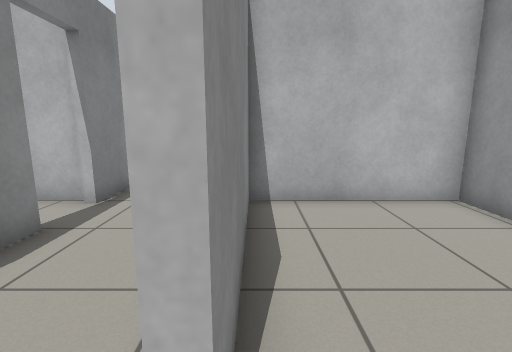
View 1 (above)

21 first-person views from a walk through a Gazebo world. The camera is 0.94 m above the floor, tilts 10° down and sees 85° across. The floor is counted in squares, 0.5 m on a side. Each view is taken from the middle of a square. On the plan, view 1 faces up. The plan holds only what a view shows up to about 16 squares ahead; the rest is blank. The place goes on beyond the plan.

View 2
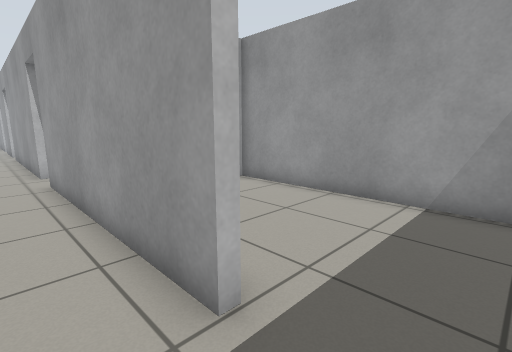

View 3
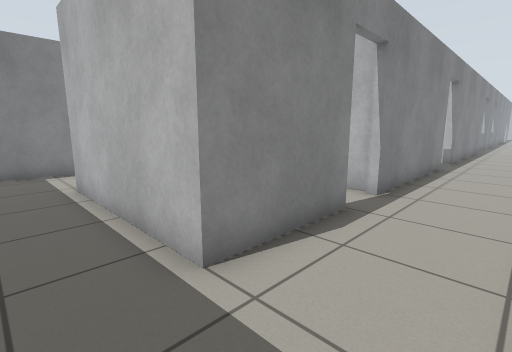

View 4
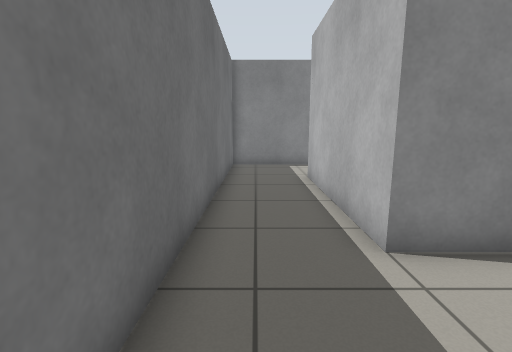

View 5
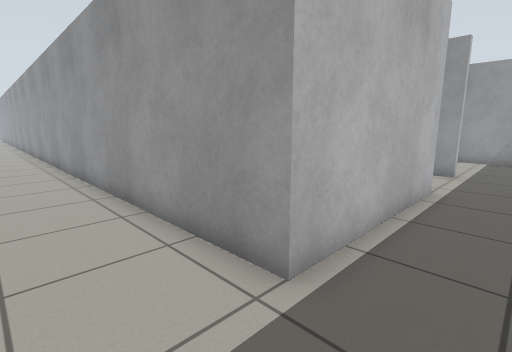

View 6
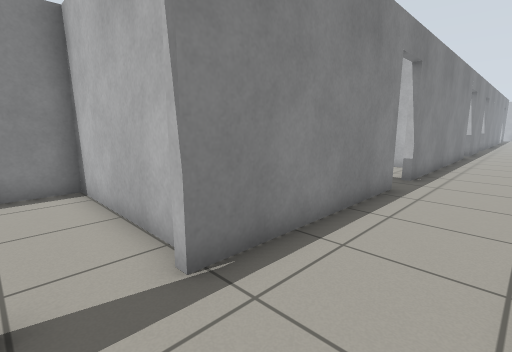

View 7
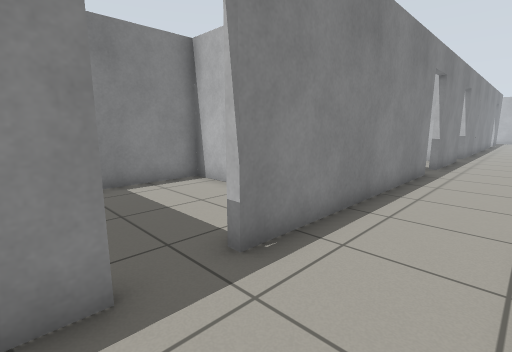

View 8
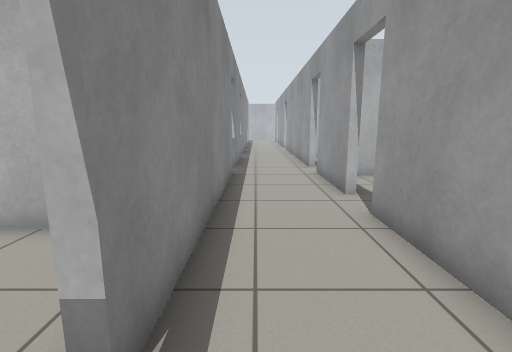

View 9
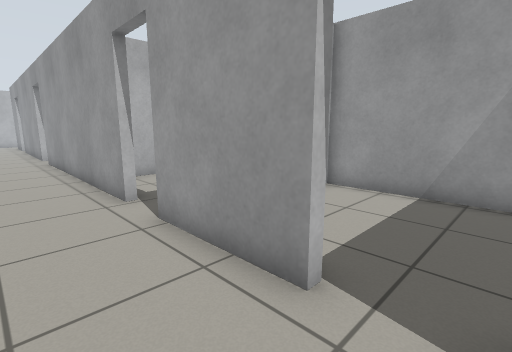

View 10
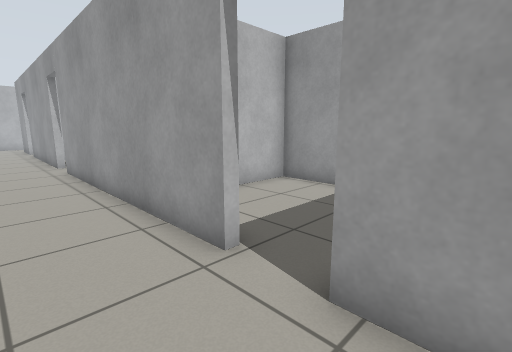

View 11
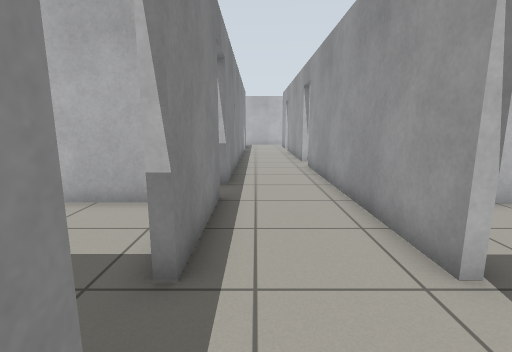

View 12
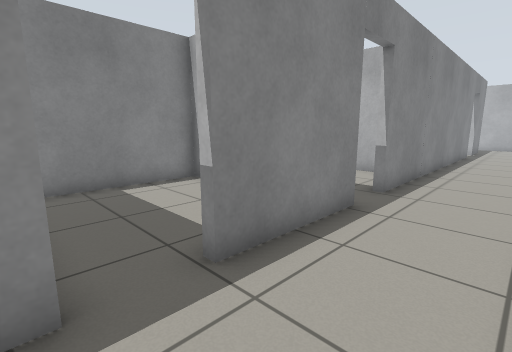

View 13
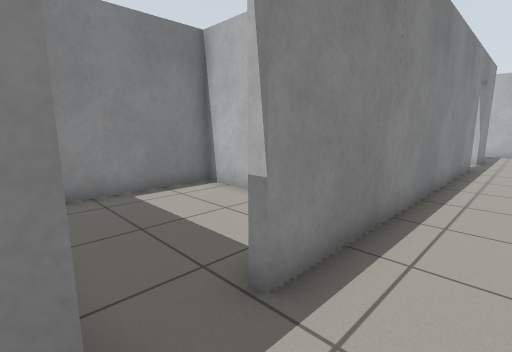

View 14
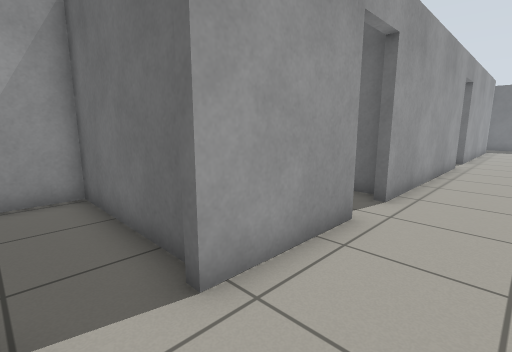

View 15
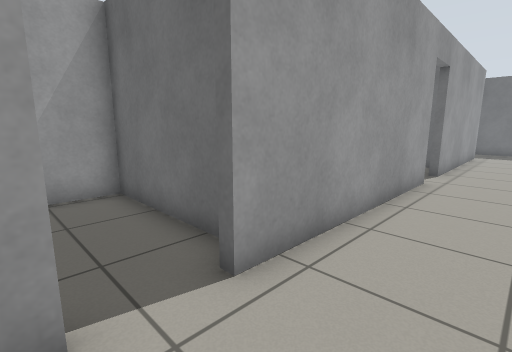

View 16
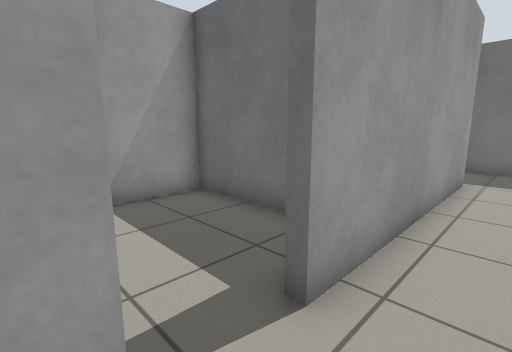

View 17
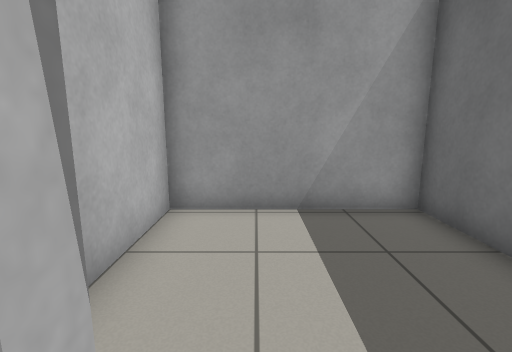

View 18
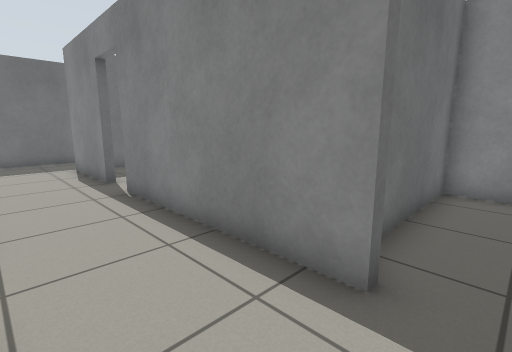

View 19
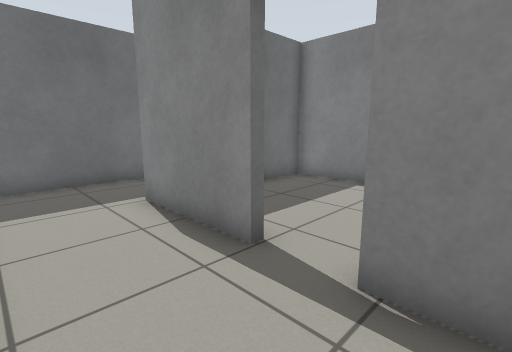

View 20
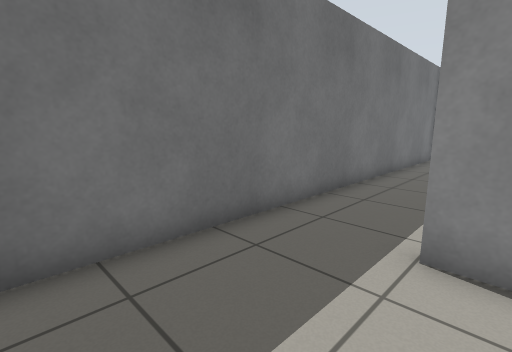

View 21
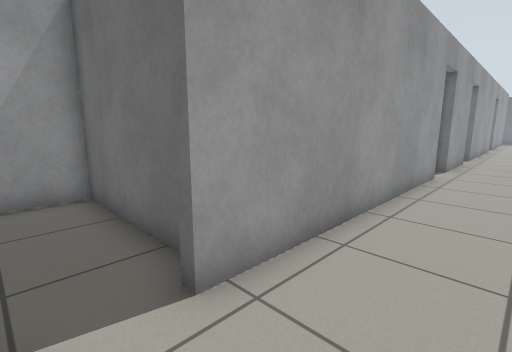

### Floor plan
Key: @ floor where view 1 was taken; # wall or solid block; . floor; D open door.
Columns run from 14 left of view 1 to 5 right of it. Each row starts with its distance up from view 1.
 39           #...D....#
 38           #...D....#
 37     #######...######
 36     #.....#...#
 35     #.....#...#
 34     #.....#...#
 33     #.....D...#
 32     #.....D...#
 31     #######...######
 30     #.....#...#....#
 29     #.....#...#....#
 28     #.....#...#....#
 27     #.....D...D....#
 26     #.....D...D....#
 25           #...######
 24           #...#....#
 23           #...#....#
 22           #...#....#
 21           #...D....#
 20     #     #...D....#
 19   ..#######...######
 18   ..#.....#...#
 17   ..#.....#...#
 16   ..#.....#...#
 15   ..#.....D...#
 14   ..#.....D...#
 13   ..#######...######
 12   ..#     #...#....#
 11  ...#     #...D....#
 10  ...#     #...D....#
  9  ...#     #...#....#
  8  ...#     #...#....#
  7  ...#######...######
  6  ...#.....D...#....#
  5  ...#.....D...#....#
  4  ...#.....#...#....#
  3  ...#.....#...#....#
  2 #...#.....#...#....#
  1 #...#######........#
  0 #.............@....#
 -1 #..................#
 -2 ####################

Positions as (right, up) in squares from view 1, and headings:
1: (0, 0), facing up
2: (-2, -1), facing up-right
3: (-1, -1), facing up-left
4: (0, -1), facing left
5: (-13, -1), facing up-right
6: (-1, 5), facing up-left
7: (-1, 13), facing up-left
8: (-3, 14), facing up
9: (-3, 20), facing up-right
10: (-3, 24), facing up-right
11: (-3, 24), facing up
12: (-1, 25), facing up-left
13: (-2, 31), facing up-left
14: (-3, 27), facing down-right
15: (-3, 22), facing down-right
16: (-2, 12), facing down-right
17: (-1, 11), facing right
18: (-1, 15), facing down-left
19: (-1, 8), facing down-left
20: (4, 2), facing down-left
21: (-3, 39), facing down-right
